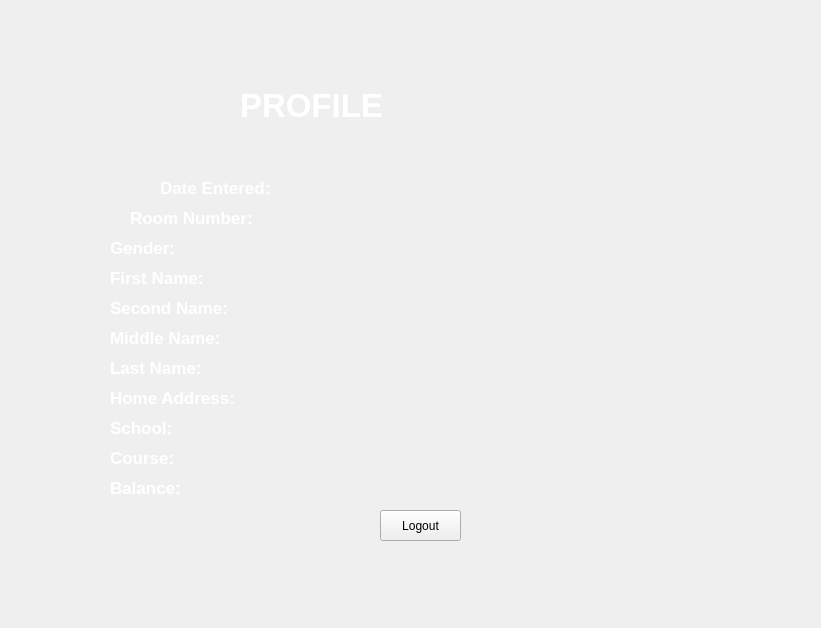
<?xml version="1.0" encoding="UTF-8"?>
<ui version="4.0">
 <class>Profile</class>
 <widget class="QWidget" name="Profile">
  <property name="geometry">
   <rect>
    <x>0</x>
    <y>0</y>
    <width>821</width>
    <height>628</height>
   </rect>
  </property>
  <property name="windowTitle">
   <string>Form</string>
  </property>
  <widget class="QLabel" name="labelBalance">
   <property name="geometry">
    <rect>
     <x>110</x>
     <y>480</y>
     <width>91</width>
     <height>16</height>
    </rect>
   </property>
   <property name="font">
    <font>
     <pointsize>13</pointsize>
     <weight>75</weight>
     <bold>true</bold>
    </font>
   </property>
   <property name="styleSheet">
    <string notr="true">color: rgb(255, 255, 255);</string>
   </property>
   <property name="text">
    <string>Balance:</string>
   </property>
  </widget>
  <widget class="QLabel" name="labelBalance_2">
   <property name="geometry">
    <rect>
     <x>190</x>
     <y>480</y>
     <width>121</width>
     <height>20</height>
    </rect>
   </property>
   <property name="font">
    <font>
     <pointsize>11</pointsize>
     <weight>75</weight>
     <bold>true</bold>
    </font>
   </property>
   <property name="styleSheet">
    <string notr="true">color: rgb(255, 255, 255);</string>
   </property>
   <property name="text">
    <string/>
   </property>
  </widget>
  <widget class="QLabel" name="labelDateEntered">
   <property name="geometry">
    <rect>
     <x>160</x>
     <y>180</y>
     <width>141</width>
     <height>16</height>
    </rect>
   </property>
   <property name="font">
    <font>
     <pointsize>13</pointsize>
     <weight>75</weight>
     <bold>true</bold>
    </font>
   </property>
   <property name="styleSheet">
    <string notr="true">color: rgb(255, 255, 255);</string>
   </property>
   <property name="text">
    <string>Date Entered:</string>
   </property>
  </widget>
  <widget class="QLabel" name="labelFirstName_2">
   <property name="geometry">
    <rect>
     <x>220</x>
     <y>270</y>
     <width>191</width>
     <height>16</height>
    </rect>
   </property>
   <property name="font">
    <font>
     <pointsize>11</pointsize>
     <weight>75</weight>
     <bold>true</bold>
    </font>
   </property>
   <property name="styleSheet">
    <string notr="true">color: rgb(255, 255, 255);</string>
   </property>
   <property name="text">
    <string/>
   </property>
  </widget>
  <widget class="QLabel" name="label">
   <property name="geometry">
    <rect>
     <x>240</x>
     <y>80</y>
     <width>171</width>
     <height>51</height>
    </rect>
   </property>
   <property name="font">
    <font>
     <pointsize>25</pointsize>
     <weight>75</weight>
     <bold>true</bold>
    </font>
   </property>
   <property name="styleSheet">
    <string notr="true">color: rgb(255, 255, 255);</string>
   </property>
   <property name="text">
    <string>PROFILE</string>
   </property>
  </widget>
  <widget class="QLabel" name="labelLastName">
   <property name="geometry">
    <rect>
     <x>110</x>
     <y>360</y>
     <width>101</width>
     <height>16</height>
    </rect>
   </property>
   <property name="font">
    <font>
     <pointsize>13</pointsize>
     <weight>75</weight>
     <bold>true</bold>
    </font>
   </property>
   <property name="styleSheet">
    <string notr="true">color: rgb(255, 255, 255);</string>
   </property>
   <property name="text">
    <string>Last Name:</string>
   </property>
  </widget>
  <widget class="QLabel" name="labelGender">
   <property name="geometry">
    <rect>
     <x>110</x>
     <y>240</y>
     <width>81</width>
     <height>16</height>
    </rect>
   </property>
   <property name="font">
    <font>
     <pointsize>13</pointsize>
     <weight>75</weight>
     <bold>true</bold>
    </font>
   </property>
   <property name="styleSheet">
    <string notr="true">color: rgb(255, 255, 255);</string>
   </property>
   <property name="text">
    <string>Gender:</string>
   </property>
  </widget>
  <widget class="QLabel" name="labelSecondName">
   <property name="geometry">
    <rect>
     <x>110</x>
     <y>300</y>
     <width>131</width>
     <height>16</height>
    </rect>
   </property>
   <property name="font">
    <font>
     <pointsize>13</pointsize>
     <weight>75</weight>
     <bold>true</bold>
    </font>
   </property>
   <property name="styleSheet">
    <string notr="true">color: rgb(255, 255, 255);</string>
   </property>
   <property name="text">
    <string>Second Name:</string>
   </property>
  </widget>
  <widget class="QLabel" name="labelSchool_2">
   <property name="geometry">
    <rect>
     <x>190</x>
     <y>420</y>
     <width>151</width>
     <height>20</height>
    </rect>
   </property>
   <property name="font">
    <font>
     <pointsize>11</pointsize>
     <weight>75</weight>
     <bold>true</bold>
    </font>
   </property>
   <property name="styleSheet">
    <string notr="true">color: rgb(255, 255, 255);</string>
   </property>
   <property name="text">
    <string/>
   </property>
  </widget>
  <widget class="QLabel" name="labelSecondName_2">
   <property name="geometry">
    <rect>
     <x>240</x>
     <y>300</y>
     <width>181</width>
     <height>16</height>
    </rect>
   </property>
   <property name="font">
    <font>
     <pointsize>11</pointsize>
     <weight>75</weight>
     <bold>true</bold>
    </font>
   </property>
   <property name="styleSheet">
    <string notr="true">color: rgb(255, 255, 255);</string>
   </property>
   <property name="text">
    <string/>
   </property>
  </widget>
  <widget class="QLabel" name="labelDateEntered_2">
   <property name="geometry">
    <rect>
     <x>290</x>
     <y>180</y>
     <width>181</width>
     <height>16</height>
    </rect>
   </property>
   <property name="font">
    <font>
     <pointsize>11</pointsize>
     <weight>75</weight>
     <bold>true</bold>
    </font>
   </property>
   <property name="styleSheet">
    <string notr="true">color: rgb(255, 255, 255);</string>
   </property>
   <property name="text">
    <string/>
   </property>
  </widget>
  <widget class="QLabel" name="labelRoomNumber">
   <property name="geometry">
    <rect>
     <x>130</x>
     <y>210</y>
     <width>141</width>
     <height>16</height>
    </rect>
   </property>
   <property name="font">
    <font>
     <pointsize>13</pointsize>
     <weight>75</weight>
     <bold>true</bold>
    </font>
   </property>
   <property name="styleSheet">
    <string notr="true">color: rgb(255, 255, 255);</string>
   </property>
   <property name="text">
    <string>Room Number:</string>
   </property>
  </widget>
  <widget class="QPushButton" name="pushButtonLogout">
   <property name="geometry">
    <rect>
     <x>380</x>
     <y>510</y>
     <width>81</width>
     <height>31</height>
    </rect>
   </property>
   <property name="text">
    <string>Logout</string>
   </property>
  </widget>
  <widget class="QLabel" name="labelLastName_2">
   <property name="geometry">
    <rect>
     <x>220</x>
     <y>360</y>
     <width>201</width>
     <height>16</height>
    </rect>
   </property>
   <property name="font">
    <font>
     <pointsize>11</pointsize>
     <weight>75</weight>
     <bold>true</bold>
    </font>
   </property>
   <property name="styleSheet">
    <string notr="true">color: rgb(255, 255, 255);</string>
   </property>
   <property name="text">
    <string/>
   </property>
  </widget>
  <widget class="QLabel" name="labelGender_2">
   <property name="geometry">
    <rect>
     <x>190</x>
     <y>240</y>
     <width>131</width>
     <height>16</height>
    </rect>
   </property>
   <property name="font">
    <font>
     <pointsize>11</pointsize>
     <weight>75</weight>
     <bold>true</bold>
    </font>
   </property>
   <property name="styleSheet">
    <string notr="true">color: rgb(255, 255, 255);</string>
   </property>
   <property name="text">
    <string/>
   </property>
  </widget>
  <widget class="QLabel" name="labelHomeAddress_2">
   <property name="geometry">
    <rect>
     <x>250</x>
     <y>390</y>
     <width>161</width>
     <height>20</height>
    </rect>
   </property>
   <property name="font">
    <font>
     <pointsize>11</pointsize>
     <weight>75</weight>
     <bold>true</bold>
    </font>
   </property>
   <property name="styleSheet">
    <string notr="true">color: rgb(255, 255, 255);</string>
   </property>
   <property name="text">
    <string/>
   </property>
  </widget>
  <widget class="QLabel" name="labelHomeAddress">
   <property name="geometry">
    <rect>
     <x>110</x>
     <y>390</y>
     <width>141</width>
     <height>16</height>
    </rect>
   </property>
   <property name="font">
    <font>
     <pointsize>13</pointsize>
     <weight>75</weight>
     <bold>true</bold>
    </font>
   </property>
   <property name="styleSheet">
    <string notr="true">color: rgb(255, 255, 255);</string>
   </property>
   <property name="text">
    <string>Home Address:</string>
   </property>
  </widget>
  <widget class="QLabel" name="labelCourse">
   <property name="geometry">
    <rect>
     <x>110</x>
     <y>450</y>
     <width>71</width>
     <height>16</height>
    </rect>
   </property>
   <property name="font">
    <font>
     <pointsize>13</pointsize>
     <weight>75</weight>
     <bold>true</bold>
    </font>
   </property>
   <property name="styleSheet">
    <string notr="true">color: rgb(255, 255, 255);</string>
   </property>
   <property name="text">
    <string>Course:</string>
   </property>
  </widget>
  <widget class="QLabel" name="label_2">
   <property name="geometry">
    <rect>
     <x>0</x>
     <y>0</y>
     <width>631</width>
     <height>631</height>
    </rect>
   </property>
   <property name="text">
    <string/>
   </property>
   <property name="pixmap">
    <pixmap>Y:/Documents/Qt Programs/CpE32/RoomRental/images/bbb.jpg</pixmap>
   </property>
  </widget>
  <widget class="QLabel" name="labelMiddleName">
   <property name="geometry">
    <rect>
     <x>110</x>
     <y>330</y>
     <width>121</width>
     <height>16</height>
    </rect>
   </property>
   <property name="font">
    <font>
     <pointsize>13</pointsize>
     <weight>75</weight>
     <bold>true</bold>
    </font>
   </property>
   <property name="styleSheet">
    <string notr="true">color: rgb(255, 255, 255);</string>
   </property>
   <property name="text">
    <string>Middle Name:</string>
   </property>
  </widget>
  <widget class="QLabel" name="labelRoomNumber_2">
   <property name="geometry">
    <rect>
     <x>270</x>
     <y>210</y>
     <width>61</width>
     <height>20</height>
    </rect>
   </property>
   <property name="font">
    <font>
     <pointsize>13</pointsize>
     <weight>75</weight>
     <bold>true</bold>
    </font>
   </property>
   <property name="styleSheet">
    <string notr="true">color: rgb(255, 255, 255);</string>
   </property>
   <property name="text">
    <string/>
   </property>
  </widget>
  <widget class="QLabel" name="labelCourse_2">
   <property name="geometry">
    <rect>
     <x>190</x>
     <y>450</y>
     <width>131</width>
     <height>20</height>
    </rect>
   </property>
   <property name="font">
    <font>
     <pointsize>11</pointsize>
     <weight>75</weight>
     <bold>true</bold>
    </font>
   </property>
   <property name="styleSheet">
    <string notr="true">color: rgb(255, 255, 255);</string>
   </property>
   <property name="text">
    <string/>
   </property>
  </widget>
  <widget class="QLabel" name="labelFirstName">
   <property name="geometry">
    <rect>
     <x>110</x>
     <y>270</y>
     <width>111</width>
     <height>16</height>
    </rect>
   </property>
   <property name="font">
    <font>
     <pointsize>13</pointsize>
     <weight>75</weight>
     <bold>true</bold>
    </font>
   </property>
   <property name="styleSheet">
    <string notr="true">color: rgb(255, 255, 255);</string>
   </property>
   <property name="text">
    <string>First Name:</string>
   </property>
  </widget>
  <widget class="QLabel" name="labelSchool">
   <property name="geometry">
    <rect>
     <x>110</x>
     <y>420</y>
     <width>71</width>
     <height>16</height>
    </rect>
   </property>
   <property name="font">
    <font>
     <pointsize>13</pointsize>
     <weight>75</weight>
     <bold>true</bold>
    </font>
   </property>
   <property name="styleSheet">
    <string notr="true">color: rgb(255, 255, 255);</string>
   </property>
   <property name="text">
    <string>School:</string>
   </property>
  </widget>
  <widget class="QLabel" name="labelMiddleName_2">
   <property name="geometry">
    <rect>
     <x>240</x>
     <y>330</y>
     <width>191</width>
     <height>16</height>
    </rect>
   </property>
   <property name="font">
    <font>
     <pointsize>11</pointsize>
     <weight>75</weight>
     <bold>true</bold>
    </font>
   </property>
   <property name="styleSheet">
    <string notr="true">color: rgb(255, 255, 255);</string>
   </property>
   <property name="text">
    <string/>
   </property>
  </widget>
 </widget>
 <resources/>
 <connections/>
</ui>
